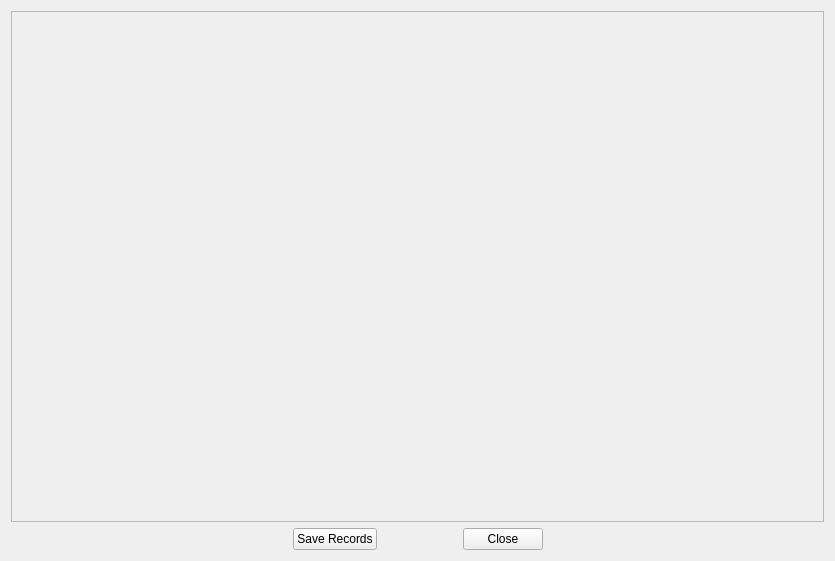
<?xml version="1.0" encoding="UTF-8"?>
<ui version="4.0">
 <class>frmSpeichern</class>
 <widget class="QWidget" name="frmSpeichern">
  <property name="geometry">
   <rect>
    <x>0</x>
    <y>0</y>
    <width>835</width>
    <height>561</height>
   </rect>
  </property>
  <property name="windowTitle">
   <string>Form</string>
  </property>
  <layout class="QGridLayout" name="gridLayout">
   <item row="0" column="0">
    <widget class="QFrame" name="frmTabelle">
     <property name="enabled">
      <bool>true</bool>
     </property>
     <property name="minimumSize">
      <size>
       <width>500</width>
       <height>500</height>
      </size>
     </property>
     <property name="frameShape">
      <enum>QFrame::StyledPanel</enum>
     </property>
     <property name="frameShadow">
      <enum>QFrame::Raised</enum>
     </property>
    </widget>
   </item>
   <item row="1" column="0">
    <layout class="QHBoxLayout" name="horizontalLayout">
     <item>
      <spacer name="horizontalSpacer">
       <property name="orientation">
        <enum>Qt::Horizontal</enum>
       </property>
       <property name="sizeHint" stdset="0">
        <size>
         <width>40</width>
         <height>20</height>
        </size>
       </property>
      </spacer>
     </item>
     <item>
      <widget class="QPushButton" name="btnSave">
       <property name="text">
        <string>Save Records</string>
       </property>
      </widget>
     </item>
     <item>
      <spacer name="horizontalSpacer_3">
       <property name="orientation">
        <enum>Qt::Horizontal</enum>
       </property>
       <property name="sizeType">
        <enum>QSizePolicy::Fixed</enum>
       </property>
       <property name="sizeHint" stdset="0">
        <size>
         <width>80</width>
         <height>20</height>
        </size>
       </property>
      </spacer>
     </item>
     <item>
      <widget class="QPushButton" name="btnClose">
       <property name="text">
        <string>Close</string>
       </property>
      </widget>
     </item>
     <item>
      <spacer name="horizontalSpacer_2">
       <property name="orientation">
        <enum>Qt::Horizontal</enum>
       </property>
       <property name="sizeHint" stdset="0">
        <size>
         <width>40</width>
         <height>20</height>
        </size>
       </property>
      </spacer>
     </item>
    </layout>
   </item>
  </layout>
 </widget>
 <resources/>
 <connections/>
</ui>
